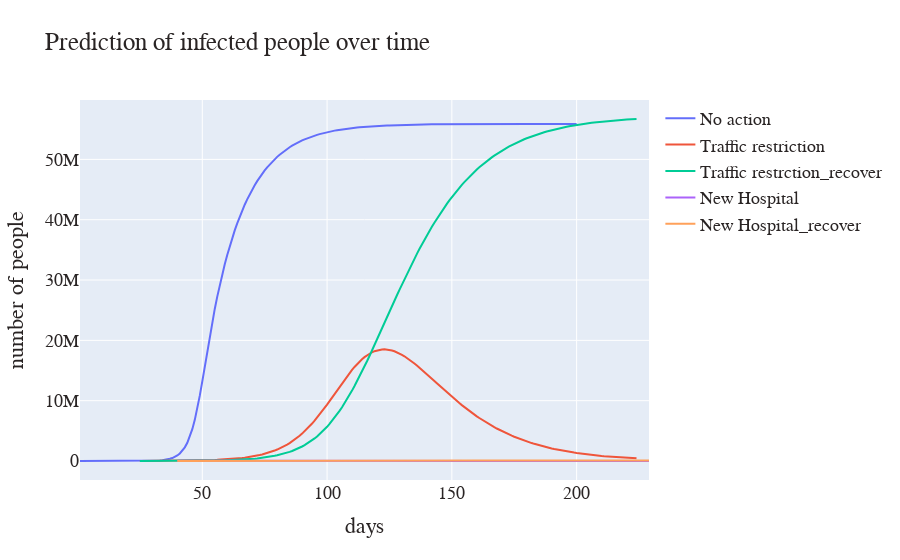

The cell this chart's notebook holds for it:
### Code cell
# may need rerun to show the grpah 
prediction_plot()

### Figure 1 — Plotly figure (JSON) as saved in the notebook; plotly's stock layout.template omitted (floating-point values rounded to 4 significant figures; data arrays with more than 128 entries replaced by an {"elided": "..."} marker saying what was removed)
{"data": [{"mode": "lines", "name": "No action", "type": "scatter", "x": {"elided": "229 int values"}, "y": {"elided": "200 float values"}}, {"mode": "lines", "name": "Traffic restriction", "type": "scatter", "x": {"elided": "205 int values"}, "y": {"elided": "200 float values"}}, {"mode": "lines", "name": "Traffic restrction_recover", "type": "scatter", "x": {"elided": "205 int values"}, "y": {"elided": "200 float values"}}, {"mode": "lines", "name": "New Hospital", "type": "scatter", "x": {"elided": "190 int values"}, "y": {"elided": "200 float values"}}, {"mode": "lines", "name": "New Hospital_recover", "type": "scatter", "x": {"elided": "190 int values"}, "y": {"elided": "200 float values"}}], "layout": {"font": {"color": "#292424", "family": "Courier New, monospace", "size": 18}, "title": {"text": "Prediction of infected people over time"}, "xaxis": {"title": {"text": "days"}}, "yaxis": {"title": {"text": "number of people"}}}}
